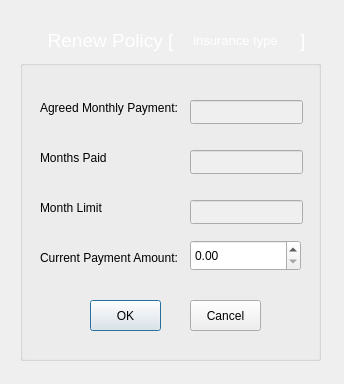
<?xml version="1.0" encoding="UTF-8"?>
<ui version="4.0">
 <class>RenewPolicyForm</class>
 <widget class="QDialog" name="RenewPolicyForm">
  <property name="geometry">
   <rect>
    <x>0</x>
    <y>0</y>
    <width>344</width>
    <height>384</height>
   </rect>
  </property>
  <property name="windowTitle">
   <string>Renew Policy Form</string>
  </property>
  <property name="styleSheet">
   <string notr="true">#RenewPolicyForm{
	background-color:  #C2272D;
}

QLabel{
	color: #fff;
}

QMessageBox QLabel {
	color: #000000;
}

#RenewPolicyForm &gt; QPushButton{
margin: 15px;
}</string>
  </property>
  <widget class="QGroupBox" name="groupBox">
   <property name="geometry">
    <rect>
     <x>20</x>
     <y>60</y>
     <width>301</width>
     <height>301</height>
    </rect>
   </property>
   <property name="title">
    <string/>
   </property>
   <widget class="QLabel" name="label">
    <property name="geometry">
     <rect>
      <x>20</x>
      <y>40</y>
      <width>139</width>
      <height>16</height>
     </rect>
    </property>
    <property name="text">
     <string>Agreed Monthly Payment:</string>
    </property>
   </widget>
   <widget class="QLabel" name="label_2">
    <property name="geometry">
     <rect>
      <x>20</x>
      <y>190</y>
      <width>143</width>
      <height>16</height>
     </rect>
    </property>
    <property name="text">
     <string>Current Payment Amount: </string>
    </property>
   </widget>
   <widget class="QPushButton" name="okButton">
    <property name="geometry">
     <rect>
      <x>70</x>
      <y>240</y>
      <width>71</width>
      <height>31</height>
     </rect>
    </property>
    <property name="text">
     <string>OK</string>
    </property>
   </widget>
   <widget class="QPushButton" name="cancelButton">
    <property name="geometry">
     <rect>
      <x>170</x>
      <y>240</y>
      <width>71</width>
      <height>31</height>
     </rect>
    </property>
    <property name="text">
     <string>Cancel</string>
    </property>
   </widget>
   <widget class="QDoubleSpinBox" name="paymentamountLabel">
    <property name="geometry">
     <rect>
      <x>170</x>
      <y>180</y>
      <width>111</width>
      <height>31</height>
     </rect>
    </property>
    <property name="maximum">
     <double>50000.000000000000000</double>
    </property>
   </widget>
   <widget class="QLineEdit" name="monthlypaymentLabel">
    <property name="enabled">
     <bool>false</bool>
    </property>
    <property name="geometry">
     <rect>
      <x>170</x>
      <y>40</y>
      <width>113</width>
      <height>24</height>
     </rect>
    </property>
   </widget>
   <widget class="QLineEdit" name="monthspaidLabel">
    <property name="enabled">
     <bool>false</bool>
    </property>
    <property name="geometry">
     <rect>
      <x>170</x>
      <y>90</y>
      <width>113</width>
      <height>24</height>
     </rect>
    </property>
   </widget>
   <widget class="QLabel" name="label_6">
    <property name="geometry">
     <rect>
      <x>20</x>
      <y>90</y>
      <width>139</width>
      <height>16</height>
     </rect>
    </property>
    <property name="text">
     <string>Months Paid</string>
    </property>
   </widget>
   <widget class="QLabel" name="label_7">
    <property name="geometry">
     <rect>
      <x>20</x>
      <y>140</y>
      <width>139</width>
      <height>16</height>
     </rect>
    </property>
    <property name="text">
     <string>Month Limit</string>
    </property>
   </widget>
   <widget class="QLineEdit" name="monthlimitLabel">
    <property name="enabled">
     <bool>false</bool>
    </property>
    <property name="geometry">
     <rect>
      <x>170</x>
      <y>140</y>
      <width>113</width>
      <height>24</height>
     </rect>
    </property>
   </widget>
  </widget>
  <widget class="QLabel" name="label_3">
   <property name="geometry">
    <rect>
     <x>40</x>
     <y>20</y>
     <width>141</width>
     <height>41</height>
    </rect>
   </property>
   <property name="font">
    <font>
     <pointsize>14</pointsize>
    </font>
   </property>
   <property name="styleSheet">
    <string notr="true">QLabel{
color: #fff;
}</string>
   </property>
   <property name="text">
    <string>Renew Policy [</string>
   </property>
   <property name="alignment">
    <set>Qt::AlignCenter</set>
   </property>
  </widget>
  <widget class="QLabel" name="insurancetypeLabel">
   <property name="geometry">
    <rect>
     <x>170</x>
     <y>30</y>
     <width>131</width>
     <height>21</height>
    </rect>
   </property>
   <property name="font">
    <font>
     <pointsize>10</pointsize>
    </font>
   </property>
   <property name="styleSheet">
    <string notr="true">QLabel{
color: #fff;
}</string>
   </property>
   <property name="text">
    <string>insurance type</string>
   </property>
   <property name="alignment">
    <set>Qt::AlignCenter</set>
   </property>
  </widget>
  <widget class="QLabel" name="label_5">
   <property name="geometry">
    <rect>
     <x>300</x>
     <y>30</y>
     <width>20</width>
     <height>21</height>
    </rect>
   </property>
   <property name="font">
    <font>
     <pointsize>14</pointsize>
    </font>
   </property>
   <property name="styleSheet">
    <string notr="true">QLabel{
color: #fff;
}</string>
   </property>
   <property name="text">
    <string>]</string>
   </property>
  </widget>
 </widget>
 <resources/>
 <connections/>
</ui>
